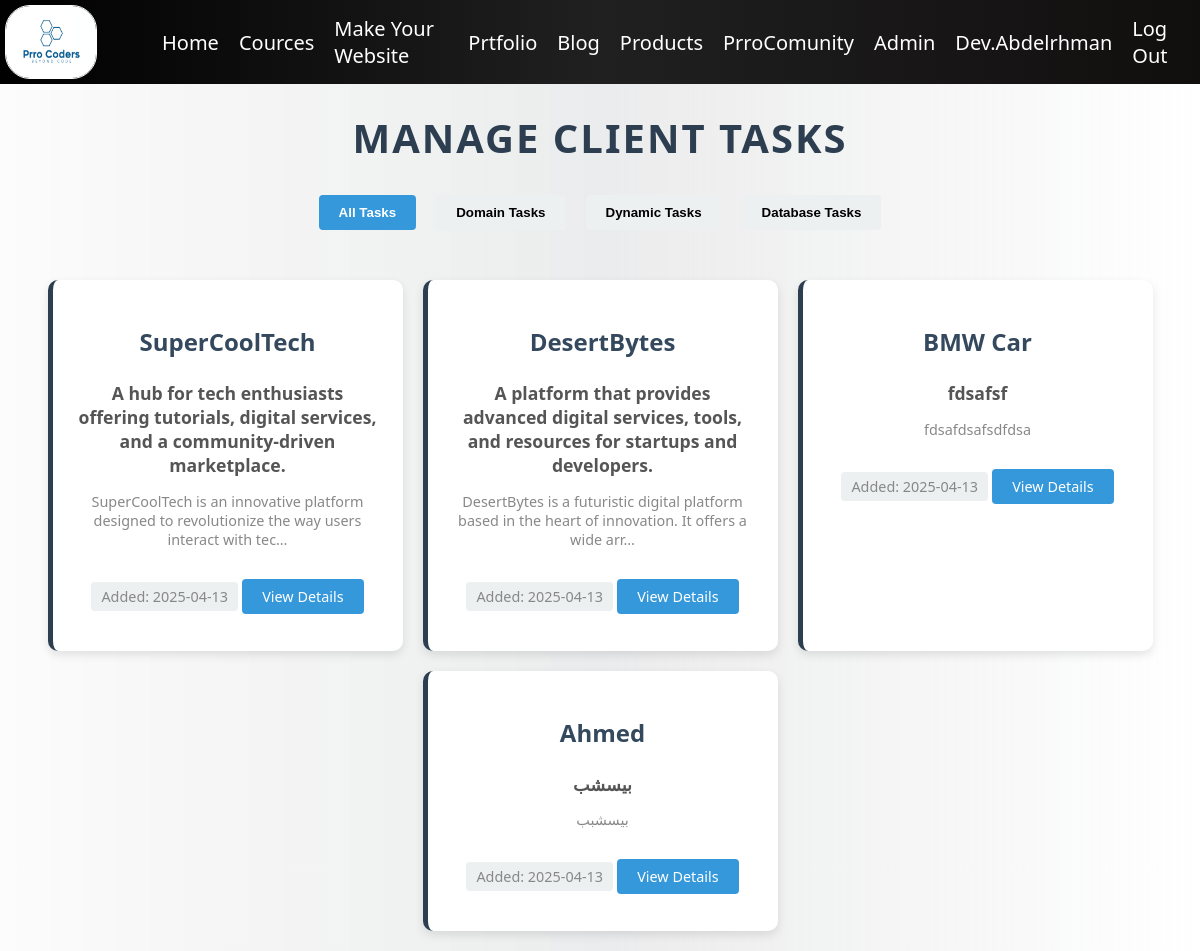
The app's page /adminPanal/tasks (signed in), older data.
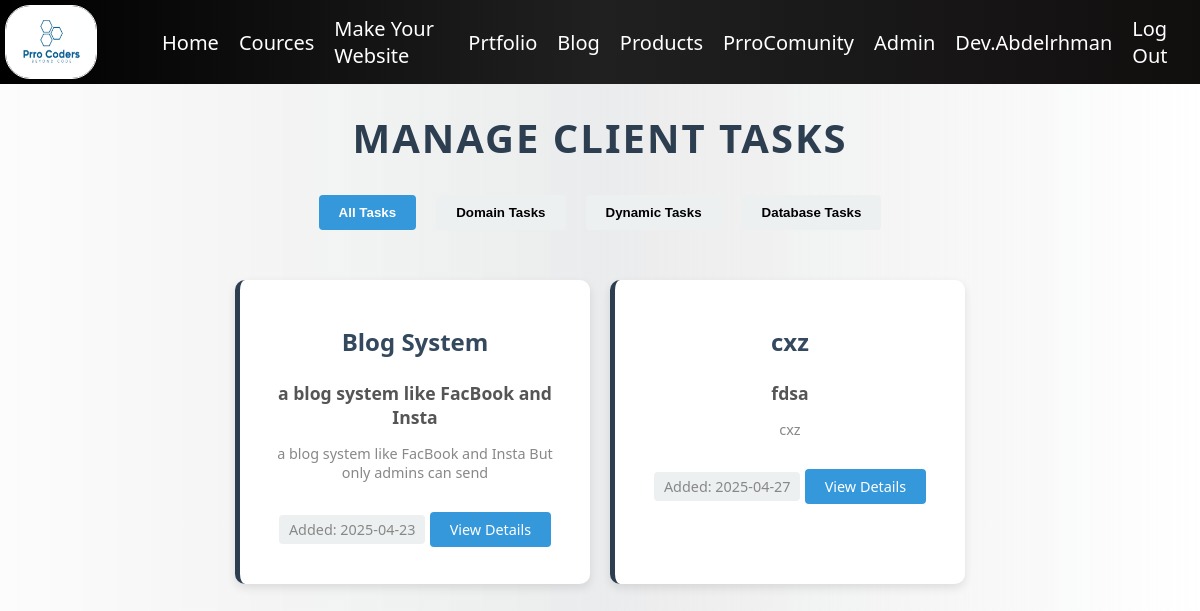
The same page, newer data.
### adminPanal/models.py (models this page shows)
class Task(models.Model):
    name = models.CharField(max_length=255) #
    desc = models.CharField(max_length=7000) #
    idea = models.CharField(max_length=255)#
    email = models.CharField(max_length=600)#
    number = models.CharField(max_length=30)#
    Domain = models.BooleanField(default=False)#
    Dynamic = models.BooleanField(default=False)#
    DB = models.BooleanField(default=False)#
    cobon = models.CharField(max_length=25)#
    price = models.FloatField()
    Date = models.CharField(max_length=255)
    Done = models.BooleanField(default=False)

### adminPanal/views.py (the view)
# urls.py: path('tasks', views.Tasks, name='Tasks'),
def Tasks(request):
    conText = {
        'Tasks': Task.objects.filter(Done=False).order_by('Date')
    }
    return render(request, 'adminPanal/tasks.html', conText)

### templates/adminPanal/tasks.html (shortened to what this page needs)
{% extends 'layout.html' %}
{% block body %}
{% load static %}
{% if user.is_superuser or user.is_staff %}
<h1 class='title'>Manage Client Tasks</h1>
<div class="task-filters">
    <button class="filter-btn active" onclick="filterTasks('all')">All Tasks</button>
    <button class="filter-btn" onclick="filterTasks('domain')">Domain Tasks</button>
    <button class="filter-btn" onclick="filterTasks('dynamic')">Dynamic Tasks</button>
    <button class="filter-btn" onclick="filterTasks('database')">Database Tasks</button>
</div>
<div class="Tasks">
    {% for task in Tasks %}
        <div class="Task task-item"
             data-domain="{% if task.Domain %}true{% else %}false{% endif %}"
             data-dynamic="{% if task.Dynamic %}true{% else %}false{% endif %}"
             data-db="{% if task.DB %}true{% else %}false{% endif %}">
            <h2>{{ task.name }}</h2>
            <h4>{{ task.idea }}</h4>
            <p>{{ task.desc|truncatechars:100 }}</p>
            <p class="task-date">Added: {{ task.Date }}</p>
            <a href="{% url 'Task' task.id %}" class="view-details">View Details</a>
        </div>
    {% empty %}
        <div style="text-align: center; width: 100%; padding: 50px 0;">
            <h2>No Tasks Available</h2>
            <p>There are currently no active tasks in the system.</p>
        </div>
    {% endfor %}
</div>
{% else %}
<div class="error-container">
    <h1>Error 404</h1>
    <p>You Can't Enter This Page, This Page only for admins.</p>
    <p><strong>{{request.user.username}}</strong> not Admin</p>
</div>
{% endif %}
{% endblock %}

Row changes from the older to the newer data that the page shows:
no longer on this page (row edited): Task: name "SuperCoolTech", idea "A hub for tech enthusiasts offering tutorials, digital services, and a community-driven marketplace.", desc "SuperCoolTech is an innovative platform designed to revolutionize the way users interact with tec…", Date "2025-04-13"
no longer on this page (row edited): Task: name "DesertBytes", idea "A platform that provides advanced digital services, tools, and resources for startups and developers.", desc "DesertBytes is a futuristic digital platform based in the heart of innovation. It offers a wide arr…", Date "2025-04-13"
no longer on this page (row edited): Task: name "BMW Car", idea "fdsafsf", desc "fdsafdsafsdfdsa", Date "2025-04-13"
no longer on this page (row edited): Task: name "Ahmed", idea "بيسشب", desc "بيسشبب", Date "2025-04-13"
added Task: name "Blog System", idea "a blog system like FacBook and Insta", desc "a blog system like FacBook and Insta But only admins can send", Date "2025-04-23"
added Task: name "cxz", idea "fdsa", desc "cxz", Date "2025-04-27"
